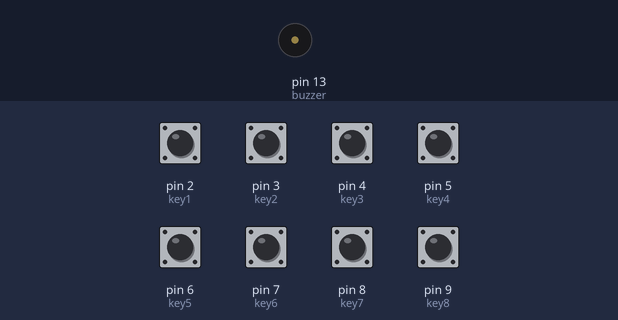
The sketch below on a simulated Arduino Uno, built with avr-gcc and run on an emulated ATmega328P. Shown: buzzer (waves = sounding). The inputs (shaded band) are chosen by the test bench; at power-on: pin 2 (key1), pin 3 (key2), pin 4 (key3), pin 5 (key4), pin 6 (key5), pin 7 (key6), pin 8 (key7), pin 9 (key8) LOW.

Above: at 1.2 s.
1.3 s: pin 2 (key1) pulled HIGH for 0.15 s
At 1.42 s:
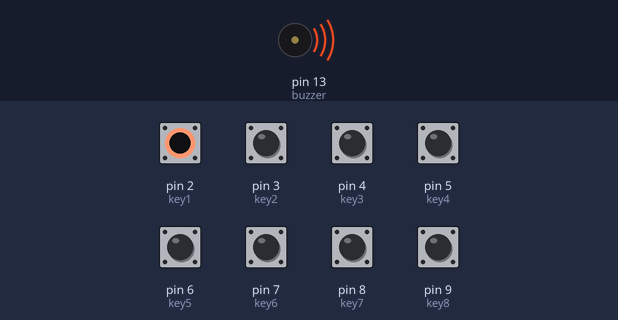
Timing chart, 0 to 4.3 s (numbered marks = the images above; inputs shaded):
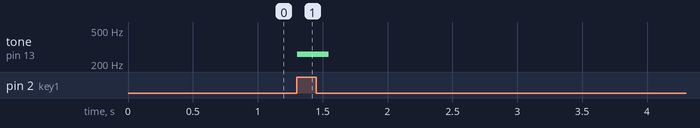

Measured:
- after the input at 1.3 s, tone on pin 13 (buzzer): silent → 260 Hz at once, → silent 0.24 s later

The sketch:

Piano_Circuit.ino
```cpp
/*
  ———————————————————————————————————————————
  Programmer: Niyati Sharma
  Date: Fri Jan 20th 2023
  ———————————————————————————————————————————
  Program: Allow 8 buttons to play a C major scale
  ———————————————————————————————————————————
  Description: There are 8 buttons connected to 8
  different pins, and a buzzer that is the output connected
  to pin 13. Each button plays a different note in the C
  major scale
  ———————————————————————————————————————————
  Connections: Pins 2, 3, 4, 5, 6, 7, 8, 9, 13
  ———————————————————————————————————————————
*/
//-----------------------------------------------------------------
//Global area - Everything in this section applies to all functions
//-----------------------------------------------------------------

int key1 = 2; //Gives button a connection to pin 2
int key2 = 3; //Gives button a connection to pin 3
int key3 = 4; //Gives button a connection to pin 4
int key4 = 5; //Gives button a connection to pin 5
int key5 = 6; //Gives button a connection to pin 6
int key6 = 7; //Gives button a connection to pin 7
int key7 = 8; //Gives button a connection to pin 8
int key8 = 9; //Gives button a connection to pin 9
int buzzer = 13; //Gives buzzer a connection to pin 13

//-----------------------------------------------------------------
//Setup area - All code in this section runs once
//-----------------------------------------------------------------

void setup()
{
  //declare all buttons as input
  pinMode(key1,INPUT);
  pinMode(key2,INPUT);
  pinMode(key3,INPUT);
  pinMode(key4,INPUT);
  pinMode(key5,INPUT);
  pinMode(key6,INPUT);
  pinMode(key7,INPUT);
  pinMode(key8,INPUT);

  //declare buzzer as output
  pinMode(buzzer,OUTPUT);

}

//-----------------------------------------------------------------
//loop area - All code in this section runs repeatedly
//-----------------------------------------------------------------

void loop()
{
  //allow buttons to read keys
  int button1 = digitalRead(key1);
  int button2 = digitalRead(key2);
  int button3 = digitalRead(key3);
  int button4 = digitalRead(key4);
  int button5 = digitalRead(key5);
  int button6 = digitalRead(key6);
  int button7 = digitalRead(key7);
  int button8 = digitalRead(key8);


  //If button is clicked, a note will be played

  if(button1 == 1){ //If button one is pressed
     tone(buzzer,260,100); //The sound produced will be C
  }
   if(button2 == 1){ //If button two is pressed
     tone(buzzer,292,100); //The sound produced will be D
  }
   if(button3 == 1){ //If button three is pressed
     tone(buzzer,324,100); //The sound produced will be E
  }
   if(button4 == 1){ //If button four is pressed
     tone(buzzer,342,100); //The sound produced will be F
  }
   if(button5 == 1){ //If button five is pressed
     tone(buzzer,385,100); //The sound produced will be G
  }
   if(button6 == 1){ //If button six is pressed
     tone(buzzer,430,100); //The sound produced will be A
  }
   if(button7 == 1){ //If button seven is pressed
     tone(buzzer,490,100); //The sound produced will be B
  }
   if(button8 == 1){ //If button eight is pressed
     tone(buzzer,520,100); //The sound produced will be C (high octave)
  }

//delay for pitch
  delay(10);
}

//No code goes beyond this point
```
